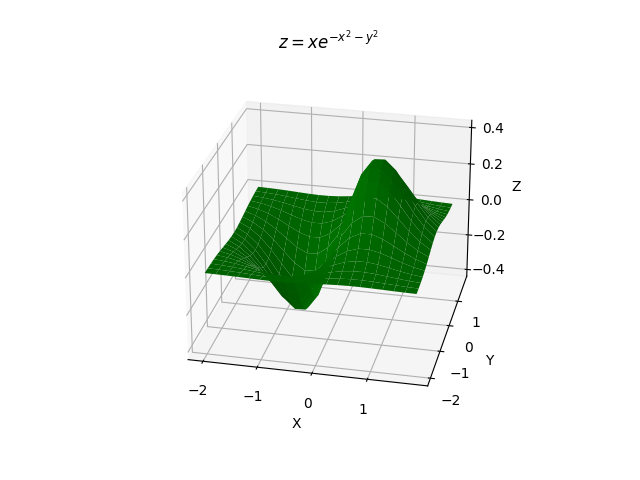

Python code for this plot:
import matplotlib.pyplot as plt
import numpy as np

fig = plt.figure()
ax = fig.add_subplot(111, projection='3d')

x = np.arange(-2, 2, 0.2)
y = np.arange(-2, 2, 0.2)
x, y = np.meshgrid(x, y)
z = ((x)*(np.exp(-x**2-y**2)))

ax.plot_surface(x, y, z, color = 'g', linewidth = 20)# Si pongoi el linewidth = 0 el ancho de la superficie se hace mas delgada, pero se sigue viendo igual.
ax.set_title('$z = xe^{-x^2 - y^2}$')
ax.set_xlabel('X')
ax.set_ylabel('Y')
ax.set_zlabel('Z')

plt.show()
